Frame 1 (no input): blank canvas, image omitted
Frame 60 (the mouse pressed at the canvas centre just before this capture): blank canvas, image omitted
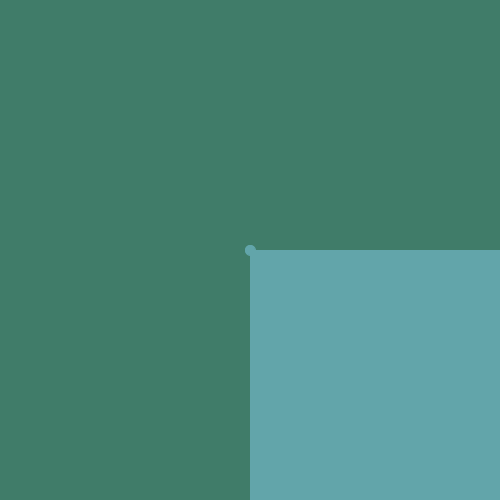
Frame 120 (the mouse held since frame 60 and released just before this capture)

The Processing sketch whose frames 1 and 60 were blank and that drew this single picture after the mouse press (run headless with seeded random() and noise(); from frame 60 on, the mouse is pressed at the canvas centre):

// Processing sketch: RainGame
// ── RainGame.pde
int score;
void setup()
{
  size(500, 500);
}

void draw()
{
  background(#407C69);
  
  fill(#62A5AA);
  stroke(#62A5AA);
  ellipse(250, 250, 10, 10);

  int randomNumber = (int) random(width);

  rect(mouseX, mouseY, height, width);
}

void checkCatch(int x)
{
     if (x > mouseX && x < mouseX+100)
          score++;
     else if (score > 0) 
          score--;
     println("Your score is now: " + score); 
     
     fill(0, 0, 0);
     textSize(16);
     text("Score: " + score, 20, 20);
  }
